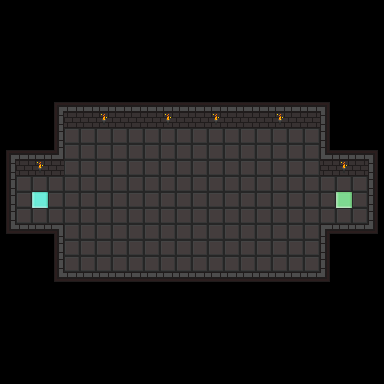

A 2D game scene composited from a Tiled map and its tileset images. What follows is a short description and the map's XML, with each tile layer's data collapsed to a summary:
An orthogonal 24x24 tile map with 16x16 px tiles, 1 tile layer (Tile Layer 1), 3 tilesets and 86 objects.

<map version="1.4" tiledversion="1.4.3" orientation="orthogonal" renderorder="right-down" width="24" height="24" tilewidth="16" tileheight="16" infinite="0" nextlayerid="6" nextobjectid="183">
 <properties>
  <property name="description" value="Oscillating Obstacles" />
 </properties>
 <tileset firstgid="1" source="../images/tileset_dungeon/tileset_dungeon.tsx" />
 <tileset firstgid="65" source="../images/tileset_common/tileset_common.tsx" />
 <tileset firstgid="96" source="../images/tileset_floaty/tileset_floaty.tsx" />
 <layer id="1" name="Tile Layer 1" width="24" height="24">
  <data>[576 cells, 252 non-empty, 17 distinct tile ids]</data>
 </layer>
 <objectgroup id="2" name="Object Layer 1">
  <object id="6" template="../templates/line.tx" x="224" y="192">
   <polyline points="-144,64 -144,-48" />
  </object>
  <object id="38" template="../templates/line.tx" x="248" y="192">
   <polyline points="-144,64 -144,-48" />
  </object>
  <object id="41" template="../templates/line.tx" x="319" y="192.667">
   <polyline points="-143,63.333 -143,-48.6667" />
  </object>
  <object id="42" template="../templates/line.tx" x="296" y="192">
   <polyline points="-144,64 -144,-48" />
  </object>
  <object id="45" template="../templates/line.tx" x="367" y="192.667">
   <polyline points="-143,63.333 -143,-48.6667" />
  </object>
  <object id="46" template="../templates/line.tx" x="344" y="192">
   <polyline points="-144,64 -144,-48" />
  </object>
  <object id="49" template="../templates/line.tx" x="415" y="192.667">
   <polyline points="-143,63.333 -143,-48.6667" />
  </object>
  <object id="50" template="../templates/line.tx" x="392" y="192">
   <polyline points="-144,64 -144,-48" />
  </object>
  <object id="54" template="../templates/line.tx" x="440" y="192">
   <polyline points="-144,64 -144,-48" />
  </object>
 </objectgroup>
 <objectgroup id="4" name="Object Layer 3">
  <object id="55" template="../templates/spike.tx" x="64" y="160" />
  <object id="56" template="../templates/spike.tx" x="80" y="160" />
  <object id="57" template="../templates/spike.tx" x="96" y="160" />
  <object id="58" template="../templates/spike.tx" x="112" y="160" />
  <object id="59" template="../templates/spike.tx" x="128" y="160" />
  <object id="60" template="../templates/spike.tx" x="144" y="160" />
  <object id="61" template="../templates/spike.tx" x="160" y="160" />
  <object id="62" template="../templates/spike.tx" x="176" y="160" />
  <object id="63" template="../templates/spike.tx" x="192" y="160" />
  <object id="64" template="../templates/spike.tx" x="208" y="160" />
  <object id="65" template="../templates/spike.tx" x="224" y="160" />
  <object id="66" template="../templates/spike.tx" x="240" y="160" />
  <object id="67" template="../templates/spike.tx" x="256" y="160" />
  <object id="68" template="../templates/spike.tx" x="272" y="160" />
  <object id="69" template="../templates/spike.tx" x="288" y="160" />
  <object id="70" template="../templates/spike.tx" x="304" y="160" />
  <object id="71" template="../templates/spike.tx" x="64" y="256" />
  <object id="72" template="../templates/spike.tx" x="80" y="256" />
  <object id="73" template="../templates/spike.tx" x="96" y="256" />
  <object id="74" template="../templates/spike.tx" x="112" y="256" />
  <object id="75" template="../templates/spike.tx" x="128" y="256" />
  <object id="76" template="../templates/spike.tx" x="144" y="256" />
  <object id="77" template="../templates/spike.tx" x="160" y="256" />
  <object id="78" template="../templates/spike.tx" x="176" y="256" />
  <object id="79" template="../templates/spike.tx" x="192" y="256" />
  <object id="80" template="../templates/spike.tx" x="208" y="256" />
  <object id="81" template="../templates/spike.tx" x="224" y="256" />
  <object id="82" template="../templates/spike.tx" x="240" y="256" />
  <object id="83" template="../templates/spike.tx" x="256" y="256" />
  <object id="84" template="../templates/spike.tx" x="272" y="256" />
  <object id="85" template="../templates/spike.tx" x="288" y="256" />
  <object id="86" template="../templates/spike.tx" x="304" y="256" />
  <object id="87" template="../templates/spike.tx" x="64" y="144" />
  <object id="88" template="../templates/spike.tx" x="80" y="144" />
  <object id="89" template="../templates/spike.tx" x="96" y="144" />
  <object id="90" template="../templates/spike.tx" x="112" y="144" />
  <object id="91" template="../templates/spike.tx" x="128" y="144" />
  <object id="92" template="../templates/spike.tx" x="144" y="144" />
  <object id="93" template="../templates/spike.tx" x="160" y="144" />
  <object id="94" template="../templates/spike.tx" x="176" y="144" />
  <object id="95" template="../templates/spike.tx" x="192" y="144" />
  <object id="96" template="../templates/spike.tx" x="208" y="144" />
  <object id="97" template="../templates/spike.tx" x="224" y="144" />
  <object id="98" template="../templates/spike.tx" x="240" y="144" />
  <object id="99" template="../templates/spike.tx" x="256" y="144" />
  <object id="100" template="../templates/spike.tx" x="272" y="144" />
  <object id="101" template="../templates/spike.tx" x="288" y="144" />
  <object id="102" template="../templates/spike.tx" x="304" y="144" />
  <object id="103" template="../templates/spike.tx" x="64" y="272" />
  <object id="104" template="../templates/spike.tx" x="80" y="272" />
  <object id="105" template="../templates/spike.tx" x="96" y="272" />
  <object id="106" template="../templates/spike.tx" x="112" y="272" />
  <object id="107" template="../templates/spike.tx" x="128" y="272" />
  <object id="108" template="../templates/spike.tx" x="144" y="272" />
  <object id="109" template="../templates/spike.tx" x="160" y="272" />
  <object id="110" template="../templates/spike.tx" x="176" y="272" />
  <object id="111" template="../templates/spike.tx" x="192" y="272" />
  <object id="112" template="../templates/spike.tx" x="208" y="272" />
  <object id="113" template="../templates/spike.tx" x="224" y="272" />
  <object id="114" template="../templates/spike.tx" x="240" y="272" />
  <object id="115" template="../templates/spike.tx" x="256" y="272" />
  <object id="116" template="../templates/spike.tx" x="272" y="272" />
  <object id="117" template="../templates/spike.tx" x="288" y="272" />
  <object id="118" template="../templates/spike.tx" x="304" y="272" />
 </objectgroup>
 <objectgroup id="3" name="Object Layer 2">
  <object id="7" template="../templates/spawn.tx" x="40" y="200" />
  <object id="8" template="../templates/goal.tx" x="336" y="192" width="16" height="16" />
  <object id="39" template="../templates/ball.tx" x="144" y="264">
   <properties>
    <property name="line" type="object" value="42" />
    <property name="speed" type="float" value="100" />
   </properties>
  </object>
  <object id="40" template="../templates/ball.tx" x="168" y="152">
   <properties>
    <property name="line" type="object" value="41" />
    <property name="speed" type="float" value="100" />
   </properties>
  </object>
  <object id="43" template="../templates/ball.tx" x="192" y="264">
   <properties>
    <property name="line" type="object" value="46" />
    <property name="speed" type="float" value="100" />
   </properties>
  </object>
  <object id="44" template="../templates/ball.tx" x="216" y="152">
   <properties>
    <property name="line" type="object" value="45" />
    <property name="speed" type="float" value="100" />
   </properties>
  </object>
  <object id="47" template="../templates/ball.tx" x="240" y="264">
   <properties>
    <property name="line" type="object" value="50" />
    <property name="speed" type="float" value="100" />
   </properties>
  </object>
  </objectgroup>
</map>
<!-- 6 of 86 objects omitted -->
